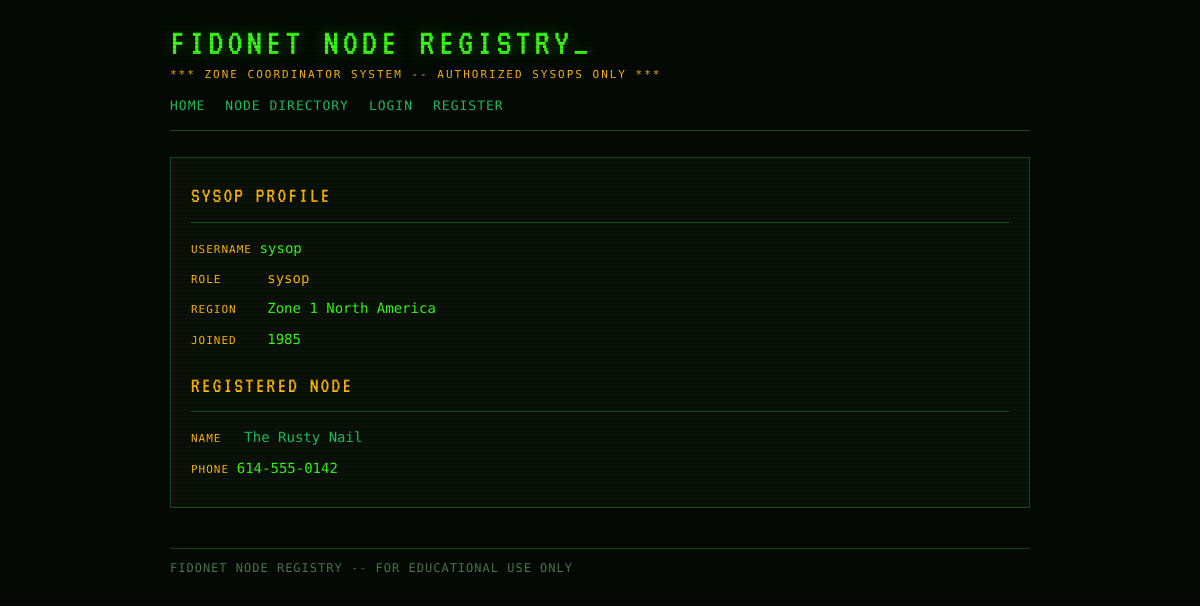
The app's page /profile/1 with its own data.
### tables this page shows
CREATE TABLE users (
            id INTEGER PRIMARY KEY AUTOINCREMENT,
            username TEXT UNIQUE NOT NULL,
            password_hash TEXT NOT NULL,
            role TEXT NOT NULL DEFAULT 'user',
            region TEXT,
            joined INTEGER
        );

CREATE TABLE nodes (
            id INTEGER PRIMARY KEY AUTOINCREMENT,
            name TEXT NOT NULL,
            phone TEXT,
            region TEXT,
            description TEXT,
            owner_id INTEGER NOT NULL
        );

### app.py (the view)
@app.route('/profile/<int:user_id>')
def profile(user_id):
    current = get_current_user(request)
    user = user_repo.find_by_id(user_id)
    if not user:
        flash('User not found.', 'error')
        return redirect(url_for('index'))
    node = node_repo.find_by_owner(user_id)
    return render_template('profile.html', viewed_user=user, node=node, current_user=current)

### app.py (called while the page is built)
def get_current_user(req):
    token = req.cookies.get('bbs_token')
    if not token:
        return None
    return sessions.get(token)

    def fetchone(self, query, params=()):
        cursor = self._conn.cursor()
        cursor.execute(query, params)
        return cursor.fetchone()

    def find_by_id(self, record_id):
        return self._db.fetchone("SELECT * FROM users WHERE id = ?", (record_id,))

    def find_by_owner(self, owner_id):
        return self._db.fetchone("""
            SELECT n.*, u.username AS owner_username
            FROM nodes n JOIN users u ON n.owner_id = u.id
            WHERE n.owner_id = ?
        """, (owner_id,))

### templates/profile.html
{% extends "base.html" %}
{% block content %}
<div class="panel">
  <div class="panel-title">SYSOP PROFILE</div>
  <div class="node-detail"><span class="label">USERNAME </span><span class="value">{{ viewed_user.username }}</span></div>
  <div class="node-detail"><span class="label">ROLE &nbsp;&nbsp;&nbsp;&nbsp; </span><span class="value" style="color:var(--amber);">{{ viewed_user.role }}</span></div>
  <div class="node-detail"><span class="label">REGION &nbsp;&nbsp; </span><span class="value">{{ viewed_user.region }}</span></div>
  <div class="node-detail"><span class="label">JOINED &nbsp;&nbsp; </span><span class="value">{{ viewed_user.joined }}</span></div>
  {% if node %}
  <div style="margin-top:18px;">
    <div class="panel-title">REGISTERED NODE</div>
    <div class="node-detail"><span class="label">NAME &nbsp; </span><span class="value"><a href="{{ url_for('node_view', node_id=node.id) }}">{{ node.name }}</a></span></div>
    <div class="node-detail"><span class="label">PHONE </span><span class="value">{{ node.phone }}</span></div>
  </div>
  {% endif %}
</div>
{% endblock %}

### static/css/style.css (style rules this page uses)
:root { --bg: #050a05; --bg-panel: #0a120a; --green: #39ff14; --green-dim: #1a7a0a; --green-mid: #22c55e; --amber: #ffb800; --red: #ff3c3c; --grey: #4a7a4a; --text: #c8f5c8; --border: #1a4a1a; --font-mono: 'Share Tech Mono', monospace; --font-vt: 'VT323', monospace; }
* { box-sizing: border-box; margin: 0; padding: 0; }
body { background: var(--bg); color: var(--text); font-family: var(--font-mono); font-size: 14px; line-height: 1.6; min-height: 100vh; }
body::before { content: ''; position: fixed; inset: 0; background: repeating-linear-gradient( 0deg, transparent, transparent 2px, rgba(0,0,0,0.12) 2px, rgba(0,0,0,0.12) 4px ); pointer-events: none; z-index: 9999; }
.panel { background: var(--bg-panel); border: 1px solid var(--border); padding: 20px; margin-bottom: 20px; }
.panel-title { font-family: var(--font-vt); font-size: 22px; color: var(--amber); letter-spacing: 2px; margin-bottom: 14px; border-bottom: 1px solid var(--border); padding-bottom: 8px; }
.node-detail { margin-bottom: 8px; }
.node-detail .label { color: var(--amber); font-size: 11px; letter-spacing: 1px; }
.node-detail .value { color: var(--green); }
a { color: var(--green-mid); text-decoration: none; }

### records on screen
users: username "sysop", role "sysop", region "Zone 1 North America", joined "1985"
nodes: name "The Rusty Nail", phone "614-555-0142"
